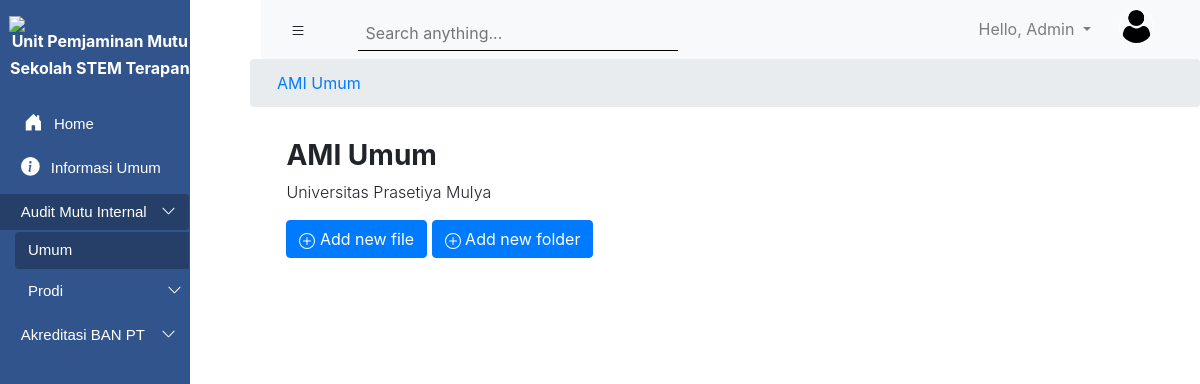
The page /subfolder1/5/ (signed in) on the database as committed earlier.
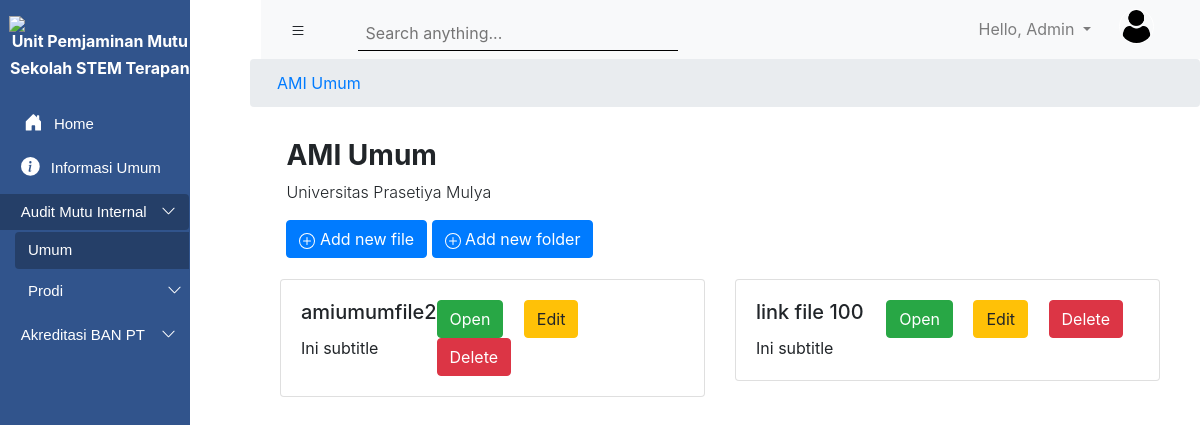
The same page on the database as committed later.
### upmsite/models.py (models this page shows, shortened)
class Folder(models.Model):
    listKategori = (
        ('AMI', 'AMI'),
        ('ABPT', 'ABPT'),
        ('Informasi Umum', 'Informasi Umum'),
    )
    nama_folder = models.CharField(default='', max_length=256)
    nama_prodi = models.ForeignKey(ProgramStudi, on_delete=models.CASCADE, blank = True, null = True)
    kategori = models.CharField(max_length=50, choices=listKategori)
    public_status = models.BooleanField(default = True)
    created_at = models.DateTimeField(auto_now_add=True)
    updated_at = models.DateTimeField(auto_now=True)
    isAllowNewFolder = models.BooleanField(default = True)
    isAllowNewFile = models.BooleanField(default = True)
    class Meta:
        ordering = ['-updated_at']

class File(models.Model):
    nama_file = models.CharField(max_length=250)
    nama_folder = models.ForeignKey(Folder, on_delete=models.CASCADE, blank = True, null = True)
    file_attachment = models.FileField(blank = True, null = True)
    public_status = models.BooleanField(default=True)

### Accounts/models.py (models this page shows)
class User(AbstractUser):
    prodi = models.ForeignKey(ProgramStudi, models.SET_NULL, blank=True, null=True, default=None)
    role_list = (
        ('Admin', 'Admin'),
        ('Faculty Member', 'Faculty Member'),
        ('Professional Staf', 'Professional Staf')
    )
    roles = models.CharField(choices=role_list, max_length=40)
    profile_picture = models.ImageField(null=True, blank=True)
    objects = UserManager

### upmsite/viewscinta.py (the view, shortened to what this page needs)
# urls.py: path('subfolder1/<int:pk_parent>/', viewscinta.SubFolder1List, name="subfolder1-list"),
def SubFolder1List(request, pk_parent):
    roles = request.user.roles
    prodi = request.user.prodi
    semua_prodi = models_account.ProgramStudi.objects.all()
    prodi_terpilih = models_account.ProgramStudi.objects.filter(id=prodi.id)
    ami_umum = models.Folder.objects.filter(nama_prodi=None, kategori='AMI')
    abpt_umum = models.Folder.objects.filter(nama_prodi=None, kategori='ABPT')
    link1 = data_pk_prodidef()
    global data_pk_prodi1
    data_pk_prodi1 = pk_parent
    amiumum = models.Folder.objects.get(id=pk_parent)
    if amiumum.kategori == 'AMI':
        amiumum_folders = models.SubFolder01.objects.filter(parent_folder__id = pk_parent)
        amiumum_files = models.File.objects.filter(nama_folder__id = pk_parent)
        kategori = amiumum.kategori
        print(amiumum.nama_prodi)
        context = {
            'bagian': amiumum.nama_prodi,
            'kategori': kategori,
            'folder': amiumum_folders,
            'files': amiumum_files,
            'pk_parent': pk_parent,
            'link1': link1,
            'judul': amiumum,
        }
    context1 = {
        'roles': roles,
        'ami_umum': ami_umum,
        'abpt_umum': abpt_umum,
        'semua_prodi': semua_prodi,
        'prodi_terpilih': prodi_terpilih,
    }
    return render(request, 'Akreditasi/SubFolder1List.html', {**context , **context1})

### upmsite/viewscinta.py (called while the page is built)
def data_pk_prodidef():
    return data_pk_prodi

### Templates/Akreditasi/SubFolder1List.html (shortened to what this page needs)
{% extends 'main.html' %}
{% load static %}
{% block content %}
<section>
  <nav aria-label="breadcrumb">
      <ol class="breadcrumb">
        {% if kategori == 'Informasi Umum' %}
        <li class="breadcrumb-item"><a href="{% url 'folder-list' kategori=kategori pk_prodi=link1 %}">{{kategori}}</a></li>
        <li class="breadcrumb-item active" aria-current="page" href="">{{judul.nama_folder}}</li>
        {% elif bagian == None %}
        <li class="breadcrumb-item"><a href="">{{judul.nama_folder}}</a></li>
        {% else %}
        <li class="breadcrumb-item"><a href="{% url 'folder-list' kategori=kategori pk_prodi=link1 %}">{{kategori}} {{bagian}}</a></li>
        <li class="breadcrumb-item active" aria-current="page" href="">{{judul.nama_folder}}</li>
        {% endif %}
      </ol>
  </nav>
</section>
  <section class="page-title" style="margin-left: 17.9rem; ">
      <h3 class="font-weight-bold">{{judul.nama_folder}}</h3>
      <p class="font-weight-light">Universitas Prasetiya Mulya</p>
      {%if kategori == 'AMI' %}
      <a class="btn btn-primary" href="{% url 'file-create' pk_parent %}">
        Add new file
      </a>
      <a class="btn btn-primary" href="{% url 'subfolder1-create' pk_parent %}">
        Add new folder
      </a>
      {% endif %}
  </section>
  <section class="folder-card">
    <div class="box-inside">
    <div class="row">
      {% if kategori == 'AMI' %}
      {% for item in files %}
      <div class="col-sm-6" data-role="card-menus">
        <div class="card card3">
          <div class="card-body">
            <div class="card-inside">
                <div class="card-text-inside">
                    <h5 class="card-title">{{item.nama_file}}</h5>
                    <p class="card-text">Ini subtitle</p>
                </div>
                <div>
                    <a href="{% static item.file_attachment.url %}" class="btn btn-success mr-3 btn-card-menu">Open</a>
                    <a href="{% url 'file-update' pk_parent=item.id %}" class="btn btn-warning mr-3 btn-card-menu">Edit</a>
                    <a href="{% url 'file-delete' pk_parent=item.id %}" class="btn btn-danger mr-3 btn-card-menu">Delete</a>
                </div>
            </div>
          </div>
        </div>
      </div>
      {% endfor %}
    </div>
  </div>
  </section>
      {% endif %}
  </section>
{% endblock %}

### Templates/main.html (shortened to what this page needs)
{% load static %}
<!DOCTYPE html>
<html lang="en">
<head>
    <link rel="stylesheet" href="https://stackpath.bootstrapcdn.com/bootstrap/4.5.2/css/bootstrap.min.css">
    <link rel="stylesheet" href="{% static 'css/main.css'%}">
</head>
<body>
    <section class="left_navigation" id="leftSidebar">
        <img src="https://lms.prasetiyamulya.ac.id/pluginfile.php/1/core_admin/logo/0x200/1601623298/logo_upm_putih.png" class="prasmul_logo pt-3">
        <h5 class="upmstem"><strong> Unit Pemjaminan Mutu </strong>  </h5>
        <h5 class="upmstem"><strong> Sekolah STEM Terapan </strong> </h5>
        <div class="accordion navigation_menu pt-3" id="accordionExample">
          <div class="card card1">
            <div class="card-header card1-2" id="headingFour">
              <a class="btn btn-link btn-block text-left button1" type="button" href="{% url 'home' %}">
                  Home
                </a>
            </div>
          </div>
          <div class="card card1">
            <div class="card-head card1-2" id="headingOne">
                <a class="btn btn-link btn-block text-left button1 {% if kategori == 'Informasi Umum' %}main-active{% endif %}" type="button" href="{% url 'folder-list' kategori='Informasi Umum' pk_prodi=1 %}">
                  <div class="button-content">
                      Informasi Umum
                  </div>
                </a>
            </div>
          </div>
            <div class="card card1">
              <div class="card-head card1-2" id="headingTwo">
                <h2 class="mb-0">
                  <button class="btn btn-link btn-block text-left collapsed button1 {% if kategori == 'AMI' %}main-active{% endif %}" id="buttonTest" type="button" data-toggle="collapse" data-target="#collapseTwo" aria-expanded="false" aria-controls="collapseTwo">
                    <div class="button-content-2">
                        <div>Audit Mutu Internal</div>
                        <div class="caret">
                          <svg width="1em" height="1em" viewBox="0 0 16 16" class="bi bi-chevron-up" fill="currentColor" xmlns="http://www.w3.org/2000/svg">
                            <path fill-rule="evenodd" d="M7.646 4.646a.5.5 0 0 1 .708 0l6 6a.5.5 0 0 1-.708.708L8 5.707l-5.646 5.647a.5.5 0 0 1-.708-.708l6-6z"/>
                          </svg>
                        </div>
                    </div>
                  </button>
                </h2>
              </div>
              <div id="collapseTwo" class="{% if kategori == 'AMI'%}collapse show{% else %}collapse{% endif %} buttonTest2" aria-labelledby="headingTwo" data-parent="#accordionExample">
                {% for item in ami_umum %}
                <a class="btn btn-link btn-block text-left button1 ml-4 {% if kategori == 'AMI' and prodi == None %}main-active{% endif %}" type="button" href="{% url 'subfolder1-list' pk_parent=item.id %}">
                  Umum
                </a>
                {% endfor %}
                {% if roles == 'Admin' %}
                <div class="accordion navigation_menu" id="accordionExampleTwo">
                  <div class="card-head card1-2" id="headingFour">
                    <h2 class="mb-0">
                      <button class="btn btn-link btn-block-inside text-left collapsed button1 ml-4 {% if kategori == 'AMI' and prodi != None %}main-active{% endif %}" id="buttonTest" type="button" data-toggle="collapse" data-target="#collapseFour" aria-expanded="false" aria-controls="collapseFour">
                        <div class="button-content-3">
                          <div>Prodi</div>
                          <div class="caret">
                            <svg width="1em" height="1em" viewBox="0 0 16 16" class="bi bi-chevron-up" fill="currentColor" xmlns="http://www.w3.org/2000/svg">
                              <path fill-rule="evenodd" d="M7.646 4.646a.5.5 0 0 1 .708 0l6 6a.5.5 0 0 1-.708.708L8 5.707l-5.646 5.647a.5.5 0 0 1-.708-.708l6-6z"/>
                            </svg>
                          </div>
                        </div>
                      </button>
                    </h2>
                  </div>
                </div>
                {% elif roles == 'Faculty Member' %}
                  {% for item in prodi_terpilih %}
                    <a class="btn btn-link btn-block text-left button1 ml-4" type="button" href="{% url 'folder-list' kategori='AMI' pk_prodi=item.id %}">
                      {{item.nama_prodi}}
                    </a>
                  {% endfor %}
                {% endif %}
              </div>
            </div>
            <div class="card card1">
              <div class="card-head card1-2" id="headingThree">
                <h2 class="mb-0">
                  <button class="btn btn-link btn-block text-left collapsed button1" id="buttonTest" type="button" data-toggle="collapse" data-target="#collapseThree" aria-expanded="false" aria-controls="collapseThree">
                    <div class="button-content-2">
                      <div>Akreditasi BAN PT</div>
                      <div class="caret">
                        <svg width="1em" height="1em" viewBox="0 0 16 16" class="bi bi-chevron-up" fill="currentColor" xmlns="http://www.w3.org/2000/svg">
                          <path fill-rule="evenodd" d="M7.646 4.646a.5.5 0 0 1 .708 0l6 6a.5.5 0 0 1-.708.708L8 5.707l-5.646 5.647a.5.5 0 0 1-.708-.708l6-6z"/>
                        </svg>
                      </div>
                  </div>
                  </button>
                </h2>
              </div>
            </div>
        </div>
    </section>
    <section id="rightScreen">
        <nav class="navbar navbar-expand-lg navbar-light bg-light top-bar">
          <div class="right-menu">
            <button class="btn" id="sidebarCollapse">
            </button>
            <div class="search1 ml-4">
              <input class="input-sm border-0 p-2 col-md-11 input_search1" id="searchbox" type="text" placeholder="Search anything...">
            </div>
          </div>
          <div class="profile-area">
            <ul class="navbar-nav ml-auto">
              <li class="nav-item dropdown">
                <a class="nav-link dropdown-toggle user-dropdown" href="#" id="navbarDropdown" role="button" data-toggle="dropdown" aria-haspopup="true" aria-expanded="false">
                  Hello, {{user.first_name}}
                </a>
              </li>
            </ul>
            <div id="container">
              <div class="avatar">
                {% if request.user.profile_picture %}
                  <img src="{{request.user.profile_picture.url}}" alt="">
                {% else %}
                  <img src="{% static 'media/user.png' %}" alt="">
                {% endif %}
              </div>
            </div>
          </div>
        </nav>
    {% block content %}
    {% endblock %}
</body>
</html>

### static/css/main.css (style rules this page uses)
.prasmul_logo { display: block; margin-left: auto; margin-right: auto; width: 90%; }
.upmstem { color: #FFFFFF; font-size: 16px; text-align: center; margin-left: 10px; }
.card1 { font-family: 'Montserrat', sans-serif; font-size: 15px; background: transparent; background-color: transparent; color: white; border-color: transparent; margin-left: -10px; }
.card1-2 { background: transparent; background-color: transparent; border-color: transparent; padding-top: 0.15rem; padding-bottom: 0.15rem; text-decoration: none; }
.card-head { padding-top: .25rem; border-radius: none; border-bottom: -1px; }
.button1 { font-size: 15px; background-color: transparent; color: white; }
.button-content { margin-left: 1.05rem; }
.button-content-2 { margin-left: 1.05rem; display: flex; justify-content: space-between; }
.button-content-3 { display: flex; justify-content: space-between; }
.caret { -moz-transition: all 0.3s linear; -webkit-transition: all 0.3s linear; transition: all 0.3s linear; }
.collapsed .caret { -webkit-transform: rotate(180deg); transform: rotate(180deg); }
.dropdown-toggle:after { transition: 0.7s; }
.btn-block-inside { display: block; width: 91%; }
.house_icon { margin-top: -5px; margin-right: 7px; }
.top-bar { display: flex; justify-content: space-between; }
.avatar { margin-right: 30px; margin-left: 20px; top: 5%; left: 10%; }
.avatar img { width: 35px; height: 35px; border-radius: 100%; border: 1px solid white; }
.profile-area { display: flex; }
.user-dropdown { text-decoration: none; }
.search1 { display: flex; align-items: center; justify-content: center; height: 100%; width: 350px; }
.input_search1 { vertical-align: middle; padding-top: 0.8rem !important; padding-bottom: 0.3rem !important; border-bottom: 1px solid #000 !important; background-color: #f8f9fa; }
.card3 { margin-top: 1rem; }
.card-inside { display: flex; justify-content: space-between; }
.card-text-inside { flex-direction: column; }
@media (min-width:768px) { .left_navigation { max-width: 261px; height: 100vh; background-color: #31548C; position: fixed; transition: all 0.5s; } }
@media (min-width:768px) { #rightScreen { transition: all 0.5s; } }
@media (min-width:768px) { .breadcrumb { margin-left: 250px; } }
@media (min-width:768px) { ol.breadcrumb { padding-left: 27px; } }
@media (min-width:768px) { .page-title { margin-top: 2rem; margin-left: 17.5rem; margin-right: 4rem; } }
@media (min-width:768px) { .box-inside { background: #FFFFFF; padding-top: 5px; margin-left: 15rem; } }
@media (min-width:768px) { .folder-card { margin-left: 2.5rem; margin-right: 2.5rem; } }
@media (min-width:768px) { .top-bar { margin-left: 261px; } }
.right-menu { display: flex; }
.main-active { background-color: #00000041; }

Rows that differ between the two databases and show on the page:
added File: nama_file "amiumumfile2"
added File: nama_file "link file 100"
